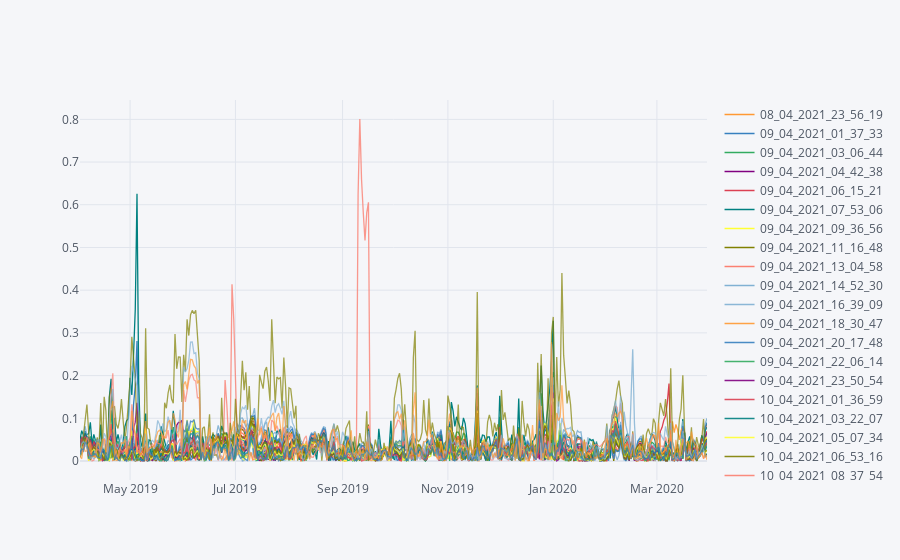

Notebook code cell kept with this figure:
### Code cell
error_totmu.iplot()

### Figure 1 — Plotly figure (JSON) as saved in the notebook; plotly's stock layout.template omitted (floating-point values rounded to 4 significant figures; data arrays with more than 128 entries replaced by an {"elided": "..."} marker saying what was removed)
{"data": [{"line": {"color": "rgba(255, 153, 51, 1.0)", "dash": "solid", "shape": "linear", "width": 1.3}, "mode": "lines", "name": "08_04_2021_23_56_19", "text": "", "type": "scatter", "x": {"elided": "364 str values"}, "y": {"elided": "364 float values"}}, {"line": {"color": "rgba(55, 128, 191, 1.0)", "dash": "solid", "shape": "linear", "width": 1.3}, "mode": "lines", "name": "09_04_2021_01_37_33", "text": "", "type": "scatter", "x": {"elided": "364 str values"}, "y": {"elided": "364 float values"}}, {"line": {"color": "rgba(50, 171, 96, 1.0)", "dash": "solid", "shape": "linear", "width": 1.3}, "mode": "lines", "name": "09_04_2021_03_06_44", "text": "", "type": "scatter", "x": {"elided": "364 str values"}, "y": {"elided": "364 float values"}}, {"line": {"color": "rgba(128, 0, 128, 1.0)", "dash": "solid", "shape": "linear", "width": 1.3}, "mode": "lines", "name": "09_04_2021_04_42_38", "text": "", "type": "scatter", "x": {"elided": "364 str values"}, "y": {"elided": "364 float values"}}, {"line": {"color": "rgba(219, 64, 82, 1.0)", "dash": "solid", "shape": "linear", "width": 1.3}, "mode": "lines", "name": "09_04_2021_06_15_21", "text": "", "type": "scatter", "x": {"elided": "364 str values"}, "y": {"elided": "364 float values"}}, {"line": {"color": "rgba(0, 128, 128, 1.0)", "dash": "solid", "shape": "linear", "width": 1.3}, "mode": "lines", "name": "09_04_2021_07_53_06", "text": "", "type": "scatter", "x": {"elided": "364 str values"}, "y": {"elided": "364 float values"}}, {"line": {"color": "rgba(255, 255, 51, 1.0)", "dash": "solid", "shape": "linear", "width": 1.3}, "mode": "lines", "name": "09_04_2021_09_36_56", "text": "", "type": "scatter", "x": {"elided": "364 str values"}, "y": {"elided": "364 float values"}}, {"line": {"color": "rgba(128, 128, 0, 1.0)", "dash": "solid", "shape": "linear", "width": 1.3}, "mode": "lines", "name": "09_04_2021_11_16_48", "text": "", "type": "scatter", "x": {"elided": "364 str values"}, "y": {"elided": "364 float values"}}, {"line": {"color": "rgba(251, 128, 114, 1.0)", "dash": "solid", "shape": "linear", "width": 1.3}, "mode": "lines", "name": "09_04_2021_13_04_58", "text": "", "type": "scatter", "x": {"elided": "364 str values"}, "y": {"elided": "364 float values"}}, {"line": {"color": "rgba(128, 177, 211, 1.0)", "dash": "solid", "shape": "linear", "width": 1.3}, "mode": "lines", "name": "09_04_2021_14_52_30", "text": "", "type": "scatter", "x": {"elided": "364 str values"}, "y": {"elided": "364 float values"}}, {"line": {"color": "rgba(128, 177, 211, 0.8999999999999999)", "dash": "solid", "shape": "linear", "width": 1.3}, "mode": "lines", "name": "09_04_2021_16_39_09", "text": "", "type": "scatter", "x": {"elided": "364 str values"}, "y": {"elided": "364 float values"}}, {"line": {"color": "rgba(255, 153, 51, 0.8999999999999999)", "dash": "solid", "shape": "linear", "width": 1.3}, "mode": "lines", "name": "09_04_2021_18_30_47", "text": "", "type": "scatter", "x": {"elided": "364 str values"}, "y": {"elided": "364 float values"}}, {"line": {"color": "rgba(55, 128, 191, 0.8999999999999999)", "dash": "solid", "shape": "linear", "width": 1.3}, "mode": "lines", "name": "09_04_2021_20_17_48", "text": "", "type": "scatter", "x": {"elided": "364 str values"}, "y": {"elided": "364 float values"}}, {"line": {"color": "rgba(50, 171, 96, 0.8999999999999999)", "dash": "solid", "shape": "linear", "width": 1.3}, "mode": "lines", "name": "09_04_2021_22_06_14", "text": "", "type": "scatter", "x": {"elided": "364 str values"}, "y": {"elided": "364 float values"}}, {"line": {"color": "rgba(128, 0, 128, 0.8999999999999999)", "dash": "solid", "shape": "linear", "width": 1.3}, "mode": "lines", "name": "09_04_2021_23_50_54", "text": "", "type": "scatter", "x": {"elided": "364 str values"}, "y": {"elided": "364 float values"}}, {"line": {"color": "rgba(219, 64, 82, 0.8999999999999999)", "dash": "solid", "shape": "linear", "width": 1.3}, "mode": "lines", "name": "10_04_2021_01_36_59", "text": "", "type": "scatter", "x": {"elided": "364 str values"}, "y": {"elided": "364 float values"}}, {"line": {"color": "rgba(0, 128, 128, 0.8999999999999999)", "dash": "solid", "shape": "linear", "width": 1.3}, "mode": "lines", "name": "10_04_2021_03_22_07", "text": "", "type": "scatter", "x": {"elided": "364 str values"}, "y": {"elided": "364 float values"}}, {"line": {"color": "rgba(255, 255, 51, 0.8999999999999999)", "dash": "solid", "shape": "linear", "width": 1.3}, "mode": "lines", "name": "10_04_2021_05_07_34", "text": "", "type": "scatter", "x": {"elided": "364 str values"}, "y": {"elided": "364 float values"}}, {"line": {"color": "rgba(128, 128, 0, 0.8999999999999999)", "dash": "solid", "shape": "linear", "width": 1.3}, "mode": "lines", "name": "10_04_2021_06_53_16", "text": "", "type": "scatter", "x": {"elided": "364 str values"}, "y": {"elided": "364 float values"}}, {"line": {"color": "rgba(251, 128, 114, 0.8999999999999999)", "dash": "solid", "shape": "linear", "width": 1.3}, "mode": "lines", "name": "10_04_2021_08_37_54", "text": "", "type": "scatter", "x": {"elided": "364 str values"}, "y": {"elided": "364 float values"}}, {"line": {"color": "rgba(251, 128, 114, 0.7999999999999998)", "dash": "solid", "shape": "linear", "width": 1.3}, "mode": "lines", "name": "10_04_2021_10_23_15", "text": "", "type": "scatter", "x": {"elided": "364 str values"}, "y": {"elided": "364 float values"}}, {"line": {"color": "rgba(128, 177, 211, 0.7999999999999998)", "dash": "solid", "shape": "linear", "width": 1.3}, "mode": "lines", "name": "10_04_2021_12_06_41", "text": "", "type": "scatter", "x": {"elided": "364 str values"}, "y": {"elided": "364 float values"}}, {"line": {"color": "rgba(255, 153, 51, 0.7999999999999998)", "dash": "solid", "shape": "linear", "width": 1.3}, "mode": "lines", "name": "10_04_2021_13_52_06", "text": "", "type": "scatter", "x": {"elided": "364 str values"}, "y": {"elided": "364 float values"}}, {"line": {"color": "rgba(55, 128, 191, 0.7999999999999998)", "dash": "solid", "shape": "linear", "width": 1.3}, "mode": "lines", "name": "10_04_2021_15_36_15", "text": "", "type": "scatter", "x": {"elided": "364 str values"}, "y": {"elided": "364 float values"}}, {"line": {"color": "rgba(50, 171, 96, 0.7999999999999998)", "dash": "solid", "shape": "linear", "width": 1.3}, "mode": "lines", "name": "10_04_2021_17_21_59", "text": "", "type": "scatter", "x": {"elided": "364 str values"}, "y": {"elided": "364 float values"}}, {"line": {"color": "rgba(128, 0, 128, 0.7999999999999998)", "dash": "solid", "shape": "linear", "width": 1.3}, "mode": "lines", "name": "10_04_2021_23_49_12", "text": "", "type": "scatter", "x": {"elided": "364 str values"}, "y": {"elided": "364 float values"}}, {"line": {"color": "rgba(219, 64, 82, 0.7999999999999998)", "dash": "solid", "shape": "linear", "width": 1.3}, "mode": "lines", "name": "11_04_2021_01_48_24", "text": "", "type": "scatter", "x": {"elided": "364 str values"}, "y": {"elided": "364 float values"}}, {"line": {"color": "rgba(0, 128, 128, 0.7999999999999998)", "dash": "solid", "shape": "linear", "width": 1.3}, "mode": "lines", "name": "11_04_2021_04_01_00", "text": "", "type": "scatter", "x": {"elided": "364 str values"}, "y": {"elided": "364 float values"}}, {"line": {"color": "rgba(255, 255, 51, 0.7999999999999998)", "dash": "solid", "shape": "linear", "width": 1.3}, "mode": "lines", "name": "11_04_2021_06_22_39", "text": "", "type": "scatter", "x": {"elided": "364 str values"}, "y": {"elided": "364 float values"}}, {"line": {"color": "rgba(128, 128, 0, 0.7999999999999998)", "dash": "solid", "shape": "linear", "width": 1.3}, "mode": "lines", "name": "11_04_2021_08_46_37", "text": "", "type": "scatter", "x": {"elided": "364 str values"}, "y": {"elided": "364 float values"}}, {"line": {"color": "rgba(128, 128, 0, 0.7)", "dash": "solid", "shape": "linear", "width": 1.3}, "mode": "lines", "name": "11_04_2021_11_01_06", "text": "", "type": "scatter", "x": {"elided": "364 str values"}, "y": {"elided": "364 float values"}}, {"line": {"color": "rgba(251, 128, 114, 0.7)", "dash": "solid", "shape": "linear", "width": 1.3}, "mode": "lines", "name": "11_04_2021_13_14_48", "text": "", "type": "scatter", "x": {"elided": "364 str values"}, "y": {"elided": "364 float values"}}, {"line": {"color": "rgba(128, 177, 211, 0.7)", "dash": "solid", "shape": "linear", "width": 1.3}, "mode": "lines", "name": "11_04_2021_15_20_19", "text": "", "type": "scatter", "x": {"elided": "364 str values"}, "y": {"elided": "364 float values"}}, {"line": {"color": "rgba(255, 153, 51, 0.7)", "dash": "solid", "shape": "linear", "width": 1.3}, "mode": "lines", "name": "11_04_2021_17_34_38", "text": "", "type": "scatter", "x": {"elided": "364 str values"}, "y": {"elided": "364 float values"}}, {"line": {"color": "rgba(55, 128, 191, 0.7)", "dash": "solid", "shape": "linear", "width": 1.3}, "mode": "lines", "name": "11_04_2021_19_11_10", "text": "", "type": "scatter", "x": {"elided": "364 str values"}, "y": {"elided": "364 float values"}}], "layout": {"legend": {"bgcolor": "#F5F6F9", "font": {"color": "#4D5663"}}, "paper_bgcolor": "#F5F6F9", "plot_bgcolor": "#F5F6F9", "title": {"font": {"color": "#4D5663"}}, "xaxis": {"gridcolor": "#E1E5ED", "showgrid": true, "tickfont": {"color": "#4D5663"}, "title": {"font": {"color": "#4D5663"}, "text": ""}, "zerolinecolor": "#E1E5ED"}, "yaxis": {"gridcolor": "#E1E5ED", "showgrid": true, "tickfont": {"color": "#4D5663"}, "title": {"font": {"color": "#4D5663"}, "text": ""}, "zerolinecolor": "#E1E5ED"}}}
